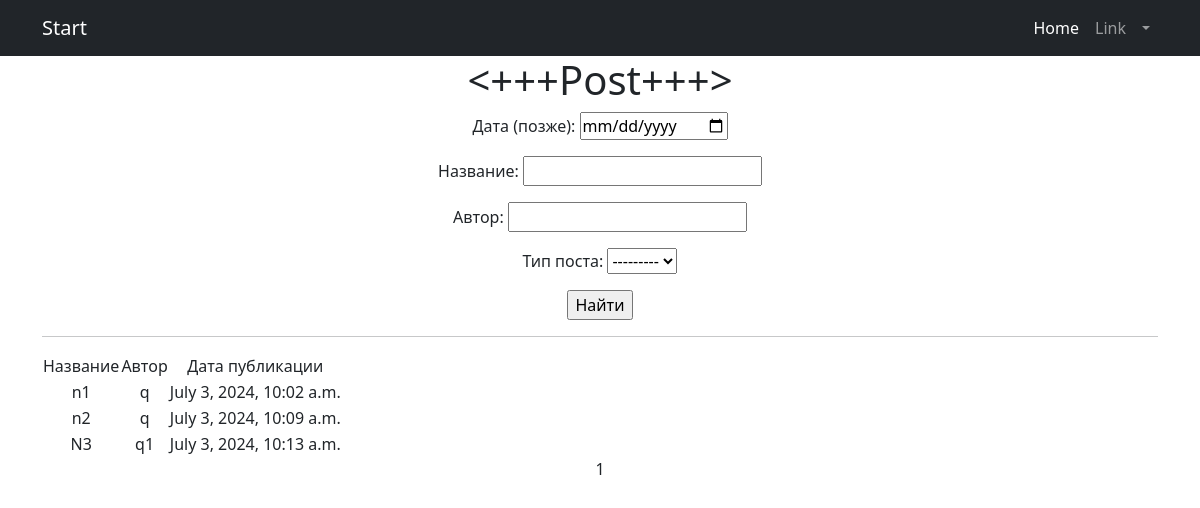
Before: /protect/news_search/ (signed in) with the older database file.
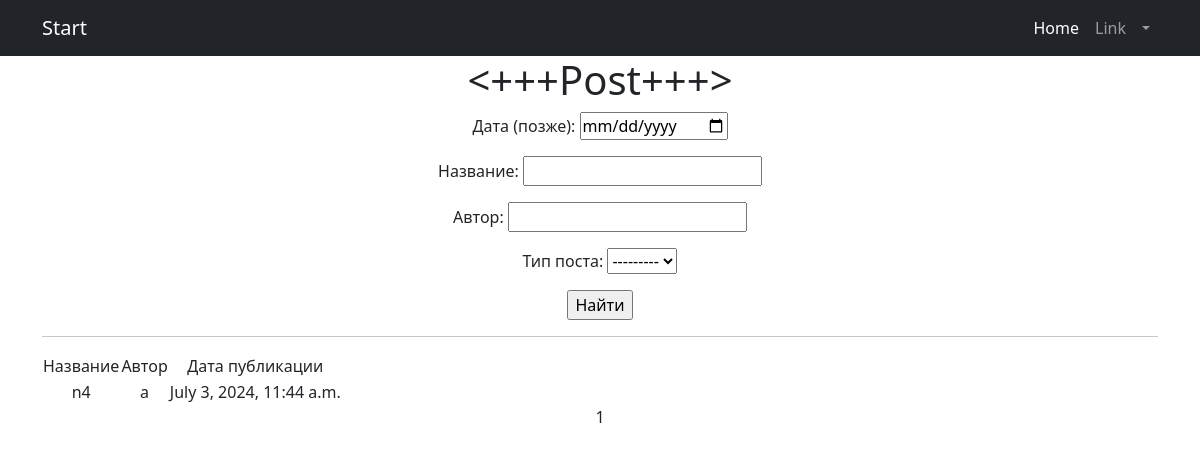
After: the same page with the newer database file.
### news/models.py (models this page shows, shortened)
class Post(models.Model):
    author = models.ForeignKey('Author', on_delete=models.CASCADE)
    POST_TYPES = (
        ('article', 'Article'),
        ('news', 'News'),    )
    post_type = models.CharField(max_length=10, choices=POST_TYPES)
    created_at = models.DateTimeField(auto_now_add=True)
    categories = models.ManyToManyField('Category', through='PostCategory')
    title = models.CharField(max_length=255)
    content = models.TextField()
    rating = models.IntegerField(default=0)
    authorname = models.CharField(max_length=255,)
    subscribers = models.ManyToManyField(User, related_name='subscribed_categories', blank=True)

### news/views.py (the view)
# urls.py: path('news_search/', views.PostsListView.as_view(), name='news_search'),
class PostsListView(LoginRequiredMixin, ListView):
    model = Post
    ordering = 'authorname', 'created_at'
    template_name = 'news_search.html'
    context_object_name = 'posts'
    paginate_by = 10
    def get_queryset(self):
        queryset = super().get_queryset()
        self.filterset = PostFilter(self.request.GET, queryset)
        return self.filterset.qs
    def get_context_data(self, **kwargs):
        context = super().get_context_data(**kwargs)
        context['filterset'] = self.filterset
        return context

### news/templates/news_search.html (shortened to what this page needs)
{% extends 'flatpages/default.html' %}
{% load censor %}
{% load custom_tags %}
{% block content %}
<h1><+++Post+++></h1>
<form action="" method="get">
       {{ filterset.form.as_p }}
       <input type="submit" value="Найти" />
</form>
   <hr>
   {% if posts %}
       <table>
           <tr>
               <td>Название</td>
               <td>Автор</td>
               <td>Дата публикации</td>
           </tr>
           {% for  post in posts %}
           <tr>
               <td>{{ post.title }}</td>
               <td>{{ post.authorname }}</td>
               <td>{{ post.created_at }}</td>
           </tr>
           {% endfor %}
       </table>
   {% else %}
       <h2>Новостей нет!</h2>
   {% endif %}
   {{ page_obj.number }}
{% endblock content %}

Changed rows visible on the page:
removed Post: title "n1", authorname "q", created_at "July 3, 2024, 10:02 a.m."
removed Post: title "N3", authorname "q1", created_at "July 3, 2024, 10:13 a.m."
changed Post: title "n2" → "n4"; authorname "q" → "a"; created_at "July 3, 2024, 10:09 a.m." → "July 3, 2024, 11:44 a.m."
